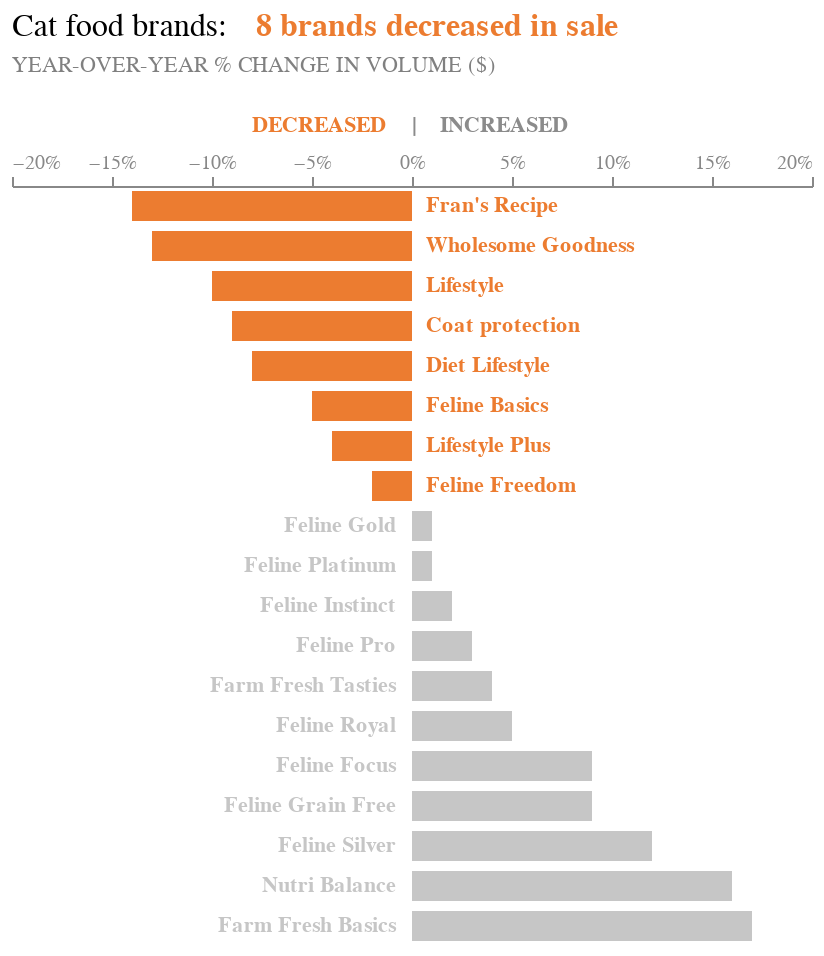

The cell this chart's notebook holds for it:
### Markdown cell above
I tend to
avoid red and green for bad and good connotation, respectively, because of the
inaccessibility for those who are colorblind (red/green colorblindness is the most
prevalent, affecting nearly 10% of the population). I’ll often use orange for negative and blue for positive, as I feel you still get the desired connotation

### Code cell
condition = "datum.Change < 0"

chart_orange = alt.Chart(table).mark_bar( 
        size = 15
        ).encode(
    x = alt.X(
        "Change", 
        scale = alt.Scale(domain = [-0.20, 0.20]), 
        axis = alt.Axis(grid = False, orient = "top", 
                        labelColor = "#888888", 
                        titleFontWeight = 'normal', format = "%"),
        title = None
        ),
    y = alt.Y("Brands", sort = None, axis = None),
    color = alt.condition(condition,
                          alt.value('#ec7c30'), alt.value('#c6c6c6'))
    )

label1_orange = alt.Chart(table.loc[table['Change'] < 0]).mark_text(align = 'left', fontWeight = 700).encode(
    x = alt.value(207),
    y = alt.Y('Brands', sort = None),
    text = alt.Text('Brands'),
    color = alt.value('#ec7c30')
    )


title_orange = alt.Chart(
    {"values": [{"text":  [
        '8 brands decreased in sale'
         ]}]}
).mark_text(size = 16, align = "left", dx = -78, dy = -270, fontWeight = 700, color = '#ec7c30').encode(
    text = "text:N"
)

decreased_orange = alt.Chart(
    {"values": [{"text":  [
        'DECREASED'
         ]}]}
).mark_text(size = 11, align = "left", dx = -80, dy = -220, fontWeight = 700, color = '#ec7c30').encode(
    text = "text:N"
)

increased_gray = alt.Chart(
    {"values": [{"text":  [
            '|    INCREASED'
         ]}]}
).mark_text(size = 11, align = "left", dx = -0, dy = -220, fontWeight = 700, color = '#8b8b8b').encode(
    text = "text:N"
)

decreased = chart_orange + label1_orange + label2_bw + title_bw + title_orange + subtitle_bw + decreased_orange + increased_gray

decreased.properties(width = 400).configure_view(stroke = None)

# I didn't do the axis title

### Figure 1 — Vega-Lite specification as saved in the notebook (floating-point values rounded to 4 significant figures)
{"config": {"view": {"continuousWidth": 300, "continuousHeight": 300, "stroke": null}}, "layer": [{"data": {"name": "data-9ee411e192bdf834e5a77b44a346fa8f"}, "mark": {"type": "bar", "size": 15}, "encoding": {"color": {"condition": {"test": "datum.Change < 0", "value": "#ec7c30"}, "value": "#c6c6c6"}, "x": {"axis": {"format": "%", "grid": false, "labelColor": "#888888", "orient": "top", "titleFontWeight": "normal"}, "field": "Change", "scale": {"domain": [-0.2, 0.2]}, "title": null, "type": "quantitative"}, "y": {"axis": null, "field": "Brands", "sort": null, "type": "nominal"}}}, {"data": {"name": "data-0cc3663d469e54c83c8449d2705bfe37"}, "mark": {"type": "text", "align": "left", "fontWeight": 700}, "encoding": {"color": {"value": "#ec7c30"}, "text": {"field": "Brands", "type": "nominal"}, "x": {"value": 207}, "y": {"field": "Brands", "sort": null, "type": "nominal"}}}, {"data": {"name": "data-ec5f7c8dc3e548f95008aa754a246610"}, "mark": {"type": "text", "align": "right", "color": "#c6c6c6", "fontWeight": 700}, "encoding": {"text": {"field": "Brands", "type": "nominal"}, "x": {"value": 192}, "y": {"field": "Brands", "sort": null, "type": "nominal"}}}, {"data": {"name": "data-61ed60cd51bbea95a6d688536e3e2c35"}, "mark": {"type": "text", "align": "left", "color": "black", "dx": -200, "dy": -270, "fontWeight": "normal", "size": 16}, "encoding": {"text": {"field": "text", "type": "nominal"}}}, {"data": {"name": "data-8fb65900842ee286421a4b8ea376e54b"}, "mark": {"type": "text", "align": "left", "color": "#ec7c30", "dx": -78, "dy": -270, "fontWeight": 700, "size": 16}, "encoding": {"text": {"field": "text", "type": "nominal"}}}, {"data": {"name": "data-ba11cdcb5208607813ec99b1dd569bab"}, "mark": {"type": "text", "align": "left", "color": "gray", "dx": -200, "dy": -250, "fontWeight": "normal", "size": 11}, "encoding": {"text": {"field": "text", "type": "nominal"}}}, {"data": {"name": "data-3ecb015f60fd260c79b4fc4b31f64dd1"}, "mark": {"type": "text", "align": "left", "color": "#ec7c30", "dx": -80, "dy": -220, "fontWeight": 700, "size": 11}, "encoding": {"text": {"field": "text", "type": "nominal"}}}, {"data": {"name": "data-bb37a89b4f0b28651c604558da7ca904"}, "mark": {"type": "text", "align": "left", "color": "#8b8b8b", "dx": 0, "dy": -220, "fontWeight": 700, "size": 11}, "encoding": {"text": {"field": "text", "type": "nominal"}}}], "width": 400, "$schema": "https://vega.github.io/schema/vega-lite/v5.15.1.json", "datasets": {"data-9ee411e192bdf834e5a77b44a346fa8f": [{"spacing for dot plot": 0, "Brands": "Fran's Recipe", "Change": -0.14}, {"spacing for dot plot": 1, "Brands": "Wholesome Goodness", "Change": -0.13}, {"spacing for dot plot": 2, "Brands": "Lifestyle", "Change": -0.1}, {"spacing for dot plot": 3, "Brands": "Coat protection", "Change": -0.09}, {"spacing for dot plot": 4, "Brands": "Diet Lifestyle", "Change": -0.08}, {"spacing for dot plot": 5, "Brands": "Feline Basics", "Change": -0.05}, {"spacing for dot plot": 6, "Brands": "Lifestyle Plus", "Change": -0.04}, {"spacing for dot plot": 7, "Brands": "Feline Freedom", "Change": -0.02}, {"spacing for dot plot": 8, "Brands": "Feline Gold", "Change": 0.01}, {"spacing for dot plot": 9, "Brands": "Feline Platinum", "Change": 0.01}, {"spacing for dot plot": 10, "Brands": "Feline Instinct", "Change": 0.02}, {"spacing for dot plot": 11, "Brands": "Feline Pro", "Change": 0.03}, {"spacing for dot plot": 12, "Brands": "Farm Fresh Tasties", "Change": 0.04}, {"spacing for dot plot": 13, "Brands": "Feline Royal", "Change": 0.05}, {"spacing for dot plot": 14, "Brands": "Feline Focus", "Change": 0.09}, {"spacing for dot plot": 15, "Brands": "Feline Grain Free", "Change": 0.09}, {"spacing for dot plot": 16, "Brands": "Feline Silver", "Change": 0.12}, {"spacing for dot plot": 17, "Brands": "Nutri Balance", "Change": 0.16}, {"spacing for dot plot": 18, "Brands": "Farm Fresh Basics", "Change": 0.17}], "data-0cc3663d469e54c83c8449d2705bfe37": [{"spacing for dot plot": 0, "Brands": "Fran's Recipe", "Change": -0.14}, {"spacing for dot plot": 1, "Brands": "Wholesome Goodness", "Change": -0.13}, {"spacing for dot plot": 2, "Brands": "Lifestyle", "Change": -0.1}, {"spacing for dot plot": 3, "Brands": "Coat protection", "Change": -0.09}, {"spacing for dot plot": 4, "Brands": "Diet Lifestyle", "Change": -0.08}, {"spacing for dot plot": 5, "Brands": "Feline Basics", "Change": -0.05}, {"spacing for dot plot": 6, "Brands": "Lifestyle Plus", "Change": -0.04}, {"spacing for dot plot": 7, "Brands": "Feline Freedom", "Change": -0.02}], "data-ec5f7c8dc3e548f95008aa754a246610": [{"spacing for dot plot": 8, "Brands": "Feline Gold", "Change": 0.01}, {"spacing for dot plot": 9, "Brands": "Feline Platinum", "Change": 0.01}, {"spacing for dot plot": 10, "Brands": "Feline Instinct", "Change": 0.02}, {"spacing for dot plot": 11, "Brands": "Feline Pro", "Change": 0.03}, {"spacing for dot plot": 12, "Brands": "Farm Fresh Tasties", "Change": 0.04}, {"spacing for dot plot": 13, "Brands": "Feline Royal", "Change": 0.05}, {"spacing for dot plot": 14, "Brands": "Feline Focus", "Change": 0.09}, {"spacing for dot plot": 15, "Brands": "Feline Grain Free", "Change": 0.09}, {"spacing for dot plot": 16, "Brands": "Feline Silver", "Change": 0.12}, {"spacing for dot plot": 17, "Brands": "Nutri Balance", "Change": 0.16}, {"spacing for dot plot": 18, "Brands": "Farm Fresh Basics", "Change": 0.17}], "data-61ed60cd51bbea95a6d688536e3e2c35": [{"text": ["Cat food brands:"]}], "data-8fb65900842ee286421a4b8ea376e54b": [{"text": ["8 brands decreased in sale"]}], "data-ba11cdcb5208607813ec99b1dd569bab": [{"text": ["YEAR-OVER-YEAR % CHANGE IN VOLUME ($)"]}], "data-3ecb015f60fd260c79b4fc4b31f64dd1": [{"text": ["DECREASED"]}], "data-bb37a89b4f0b28651c604558da7ca904": [{"text": ["|    INCREASED"]}]}}
